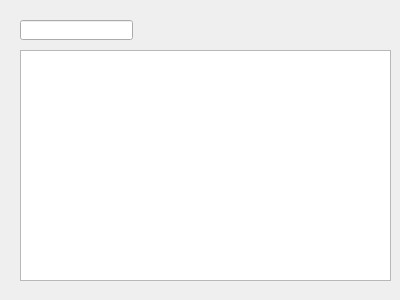
<?xml version="1.0" encoding="UTF-8"?>
<ui version="4.0">
 <class>Form</class>
 <widget class="QWidget" name="Form">
  <property name="geometry">
   <rect>
    <x>0</x>
    <y>0</y>
    <width>400</width>
    <height>300</height>
   </rect>
  </property>
  <property name="windowTitle">
   <string>Form</string>
  </property>
  <widget class="QLineEdit" name="lineEdit">
   <property name="geometry">
    <rect>
     <x>20</x>
     <y>20</y>
     <width>113</width>
     <height>20</height>
    </rect>
   </property>
  </widget>
  <widget class="QTextEdit" name="textEdit">
   <property name="geometry">
    <rect>
     <x>20</x>
     <y>50</y>
     <width>371</width>
     <height>231</height>
    </rect>
   </property>
  </widget>
 </widget>
 <resources/>
 <connections/>
</ui>
